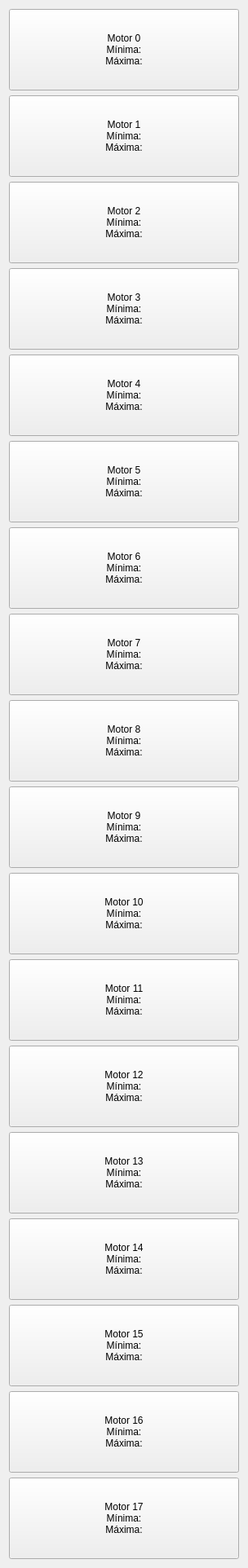
                  <widget class="QWidget" name="scrollMotorsContent">
                   <property name="geometry">
                    <rect>
                     <x>0</x>
                     <y>0</y>
                     <width>304</width>
                     <height>1920</height>
                    </rect>
                   </property>
                   <layout class="QVBoxLayout" name="verticalLayout_3">
                    <item>
                     <widget class="QPushButton" name="motor0">
                      <property name="minimumSize">
                       <size>
                        <width>0</width>
                        <height>100</height>
                       </size>
                      </property>
                      <property name="maximumSize">
                       <size>
                        <width>16777215</width>
                        <height>100</height>
                       </size>
                      </property>
                      <property name="text">
                       <string>Motor 0
Mínima:
Máxima:</string>
                      </property>
                     </widget>
                    </item>
                    <item>
                     <widget class="QPushButton" name="motor1">
                      <property name="minimumSize">
                       <size>
                        <width>0</width>
                        <height>100</height>
                       </size>
                      </property>
                      <property name="maximumSize">
                       <size>
                        <width>16777215</width>
                        <height>100</height>
                       </size>
                      </property>
                      <property name="text">
                       <string>Motor 1
Mínima:
Máxima:</string>
                      </property>
                     </widget>
                    </item>
                    <item>
                     <widget class="QPushButton" name="motor2">
                      <property name="minimumSize">
                       <size>
                        <width>0</width>
                        <height>100</height>
                       </size>
                      </property>
                      <property name="maximumSize">
                       <size>
                        <width>16777215</width>
                        <height>100</height>
                       </size>
                      </property>
                      <property name="text">
                       <string>Motor 2
Mínima:
Máxima:</string>
                      </property>
                     </widget>
                    </item>
                    <item>
                     <widget class="QPushButton" name="motor3">
                      <property name="minimumSize">
                       <size>
                        <width>0</width>
                        <height>100</height>
                       </size>
                      </property>
                      <property name="maximumSize">
                       <size>
                        <width>16777215</width>
                        <height>100</height>
                       </size>
                      </property>
                      <property name="text">
                       <string>Motor 3
Mínima:
Máxima:</string>
                      </property>
                     </widget>
                    </item>
                    <item>
                     <widget class="QPushButton" name="motor4">
                      <property name="minimumSize">
                       <size>
                        <width>0</width>
                        <height>100</height>
                       </size>
                      </property>
                      <property name="maximumSize">
                       <size>
                        <width>16777215</width>
                        <height>100</height>
                       </size>
                      </property>
                      <property name="text">
                       <string>Motor 4
Mínima:
Máxima:</string>
                      </property>
                     </widget>
                    </item>
                    <item>
                     <widget class="QPushButton" name="motor5">
                      <property name="minimumSize">
                       <size>
                        <width>0</width>
                        <height>100</height>
                       </size>
                      </property>
                      <property name="maximumSize">
                       <size>
                        <width>16777215</width>
                        <height>100</height>
                       </size>
                      </property>
                      <property name="text">
                       <string>Motor 5
Mínima:
Máxima:</string>
                      </property>
                     </widget>
                    </item>
                    <item>
                     <widget class="QPushButton" name="motor6">
                      <property name="minimumSize">
                       <size>
                        <width>0</width>
                        <height>100</height>
                       </size>
                      </property>
                      <property name="maximumSize">
                       <size>
                        <width>16777215</width>
                        <height>100</height>
                       </size>
                      </property>
                      <property name="text">
                       <string>Motor 6
Mínima:
Máxima:</string>
                      </property>
                     </widget>
                    </item>
                    <item>
                     <widget class="QPushButton" name="motor7">
                      <property name="minimumSize">
                       <size>
                        <width>0</width>
                        <height>100</height>
                       </size>
                      </property>
                      <property name="maximumSize">
                       <size>
                        <width>16777215</width>
                        <height>100</height>
                       </size>
                      </property>
                      <property name="text">
                       <string>Motor 7
Mínima:
Máxima:</string>
                      </property>
                     </widget>
                    </item>
                    <item>
                     <widget class="QPushButton" name="motor8">
                      <property name="minimumSize">
                       <size>
                        <width>0</width>
                        <height>100</height>
                       </size>
                      </property>
                      <property name="maximumSize">
                       <size>
                        <width>16777215</width>
                        <height>100</height>
                       </size>
                      </property>
                      <property name="text">
                       <string>Motor 8
Mínima:
Máxima:</string>
                      </property>
                     </widget>
                    </item>
                    <item>
                     <widget class="QPushButton" name="motor9">
                      <property name="minimumSize">
                       <size>
                        <width>0</width>
                        <height>100</height>
                       </size>
                      </property>
                      <property name="maximumSize">
                       <size>
                        <width>16777215</width>
                        <height>100</height>
                       </size>
                      </property>
                      <property name="text">
                       <string>Motor 9
Mínima:
Máxima:</string>
                      </property>
                     </widget>
                    </item>
                    <item>
                     <widget class="QPushButton" name="motor10">
                      <property name="minimumSize">
                       <size>
                        <width>0</width>
                        <height>100</height>
                       </size>
                      </property>
                      <property name="maximumSize">
                       <size>
                        <width>16777215</width>
                        <height>100</height>
                       </size>
                      </property>
                      <property name="text">
                       <string>Motor 10
Mínima:
Máxima:</string>
                      </property>
                     </widget>
                    </item>
                    <item>
                     <widget class="QPushButton" name="motor11">
                      <property name="minimumSize">
                       <size>
                        <width>0</width>
                        <height>100</height>
                       </size>
                      </property>
                      <property name="maximumSize">
                       <size>
                        <width>16777215</width>
                        <height>100</height>
                       </size>
                      </property>
                      <property name="text">
                       <string>Motor 11
Mínima:
Máxima:</string>
                      </property>
                     </widget>
                    </item>
                    <item>
                     <widget class="QPushButton" name="motor12">
                      <property name="minimumSize">
                       <size>
                        <width>0</width>
                        <height>100</height>
                       </size>
                      </property>
                      <property name="maximumSize">
                       <size>
                        <width>16777215</width>
                        <height>100</height>
                       </size>
                      </property>
                      <property name="text">
                       <string>Motor 12
Mínima:
Máxima:</string>
                      </property>
                     </widget>
                    </item>
                    <item>
                     <widget class="QPushButton" name="motor13">
                      <property name="minimumSize">
                       <size>
                        <width>0</width>
                        <height>100</height>
                       </size>
                      </property>
                      <property name="maximumSize">
                       <size>
                        <width>16777215</width>
                        <height>100</height>
                       </size>
                      </property>
                      <property name="text">
                       <string>Motor 13
Mínima:
Máxima:</string>
                      </property>
                     </widget>
                    </item>
                    <item>
                     <widget class="QPushButton" name="motor14">
                      <property name="minimumSize">
                       <size>
                        <width>0</width>
                        <height>100</height>
                       </size>
                      </property>
                      <property name="maximumSize">
                       <size>
                        <width>16777215</width>
                        <height>100</height>
                       </size>
                      </property>
                      <property name="text">
                       <string>Motor 14
Mínima:
Máxima:</string>
                      </property>
                     </widget>
                    </item>
                    <item>
                     <widget class="QPushButton" name="motor15">
                      <property name="minimumSize">
                       <size>
                        <width>0</width>
                        <height>100</height>
                       </size>
                      </property>
                      <property name="maximumSize">
                       <size>
                        <width>16777215</width>
                        <height>100</height>
                       </size>
                      </property>
                      <property name="text">
                       <string>Motor 15
Mínima:
Máxima:</string>
                      </property>
                     </widget>
                    </item>
                    <item>
                     <widget class="QPushButton" name="motor16">
                      <property name="minimumSize">
                       <size>
                        <width>0</width>
                        <height>100</height>
                       </size>
                      </property>
                      <property name="maximumSize">
                       <size>
                        <width>16777215</width>
                        <height>100</height>
                       </size>
                      </property>
                      <property name="text">
                       <string>Motor 16
Mínima:
Máxima:</string>
                      </property>
                     </widget>
                    </item>
                    <item>
                     <widget class="QPushButton" name="motor17">
                      <property name="minimumSize">
                       <size>
                        <width>0</width>
                        <height>100</height>
                       </size>
                      </property>
                      <property name="maximumSize">
                       <size>
                        <width>16777215</width>
                        <height>100</height>
                       </size>
                      </property>
                      <property name="text">
                       <string>Motor 17
Mínima:
Máxima:</string>
                      </property>
                     </widget>
                    </item>
                   </layout>
                  </widget>
